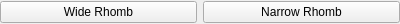
<?xml version="1.0" encoding="UTF-8"?>
<ui version="4.0">
 <class>TileSelector</class>
 <widget class="QWidget" name="TileSelector">
  <property name="geometry">
   <rect>
    <x>0</x>
    <y>0</y>
    <width>400</width>
    <height>24</height>
   </rect>
  </property>
  <property name="windowTitle">
   <string>Form</string>
  </property>
  <layout class="QHBoxLayout" name="horizontalLayout">
   <property name="leftMargin">
    <number>0</number>
   </property>
   <property name="topMargin">
    <number>0</number>
   </property>
   <property name="rightMargin">
    <number>0</number>
   </property>
   <property name="bottomMargin">
    <number>0</number>
   </property>
   <item>
    <widget class="QPushButton" name="wideRhombButton">
     <property name="text">
      <string>Wide Rhomb</string>
     </property>
    </widget>
   </item>
   <item>
    <widget class="QPushButton" name="narrowRhombButton">
     <property name="text">
      <string>Narrow Rhomb</string>
     </property>
    </widget>
   </item>
  </layout>
 </widget>
 <resources/>
 <connections/>
 <slots>
  <signal>wideRhombClicked()</signal>
  <signal>narrowRhombClicked()</signal>
 </slots>
</ui>
